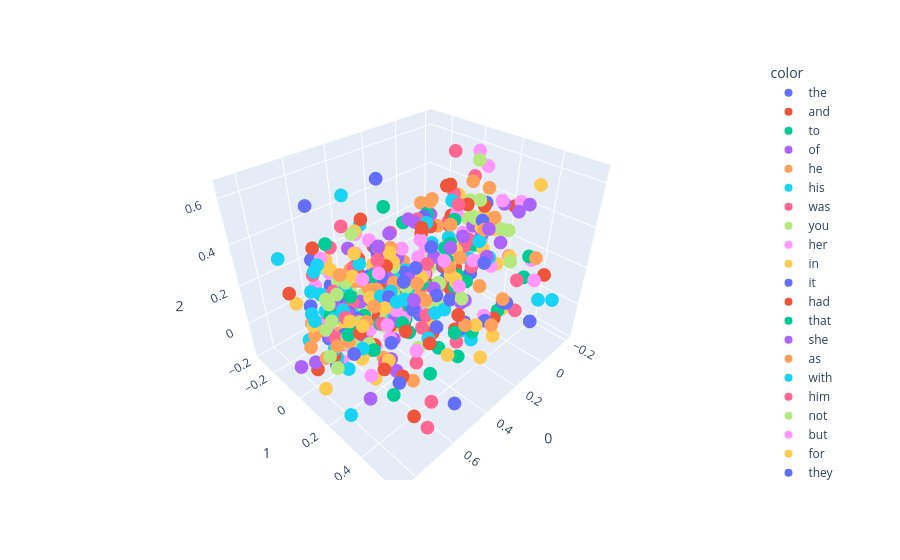

The notebook cell this image was saved under:
### Code cell
from sklearn.decomposition import PCA

pca = PCA(n_components=3)

X = pca.fit_transform(model.wv.get_normed_vectors())

X. shape



import plotly.express as px
fig = px.scatter_3d(X[:500],x=0,y=1,z=2,color=model.wv.index_to_key[:500])
fig.show()
